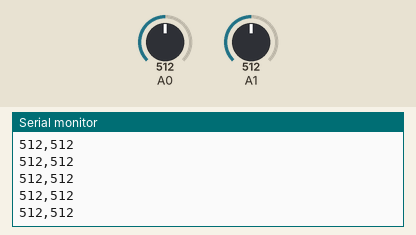
Bench run of a sketch on a simulated Arduino Uno, built with avr-gcc and run on an emulated ATmega328P. Shown: the last lines printed to the serial monitor. The inputs (shaded band) are chosen by the test bench; at power-on: A0 = 512, A1 = 512.

Above: at 1.2 s.
1.3 s: A0 set to 716
At 1.33 s:
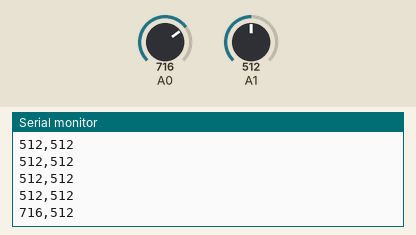
4.3 s: A1 set to 716
At 4.31 s:
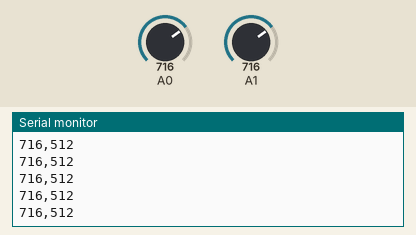
5.8 s: A0 set to 900
At 5.83 s:
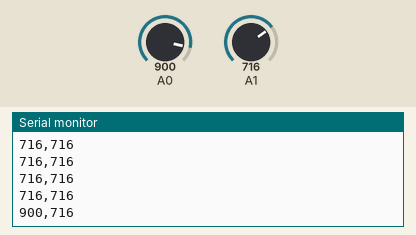
7.3 s: A1 set to 900
At 7.3 s:
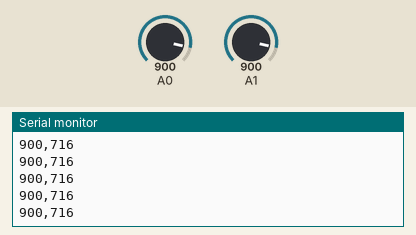
Timing chart, 0 to 9.8 s (numbered marks = the images above; inputs shaded):
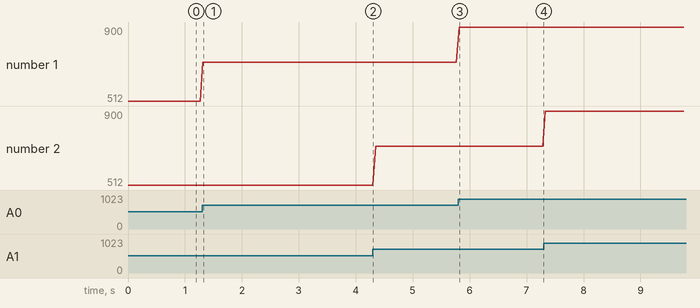

The sketch:

JOYSTICK.ino
```cpp
void setup() {
  // put your setup code here, to run once:
Serial.begin(9600);
}

void loop() {
  // put your main code here, to run repeatedly:
  int x = analogRead(A0); // VRx
  int y = analogRead(A1); // VRy
  Serial.print(x);
  Serial.print(",");
  Serial.println(y);
  delay(50); // reducir carga serial
}
```

Measured:
- after the input at 1.3 s, the serial monitor: prints a new line at once (image 1)
- after the input at 5.8 s, the serial monitor: prints a new line at once (image 3)
- plotted number 1: 512 → 716 after the input at 1.3 s, 716 → 900 after the input at 5.8 s
